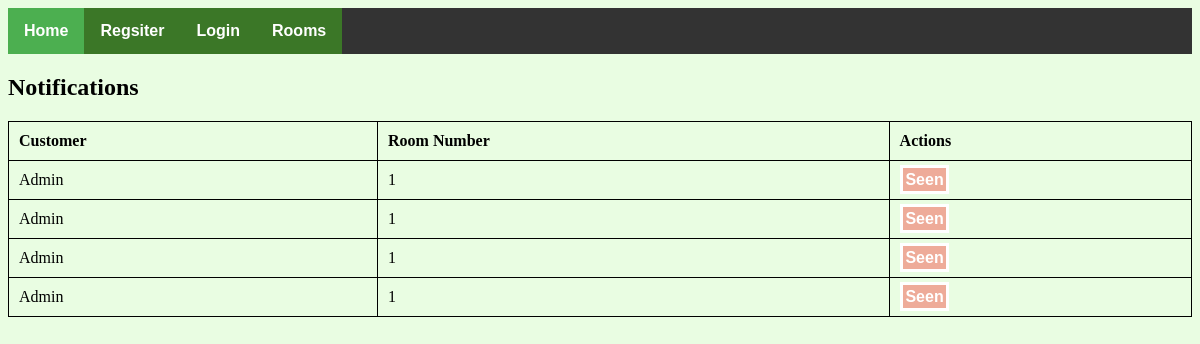
The app's page /pages/notification.php, older data.
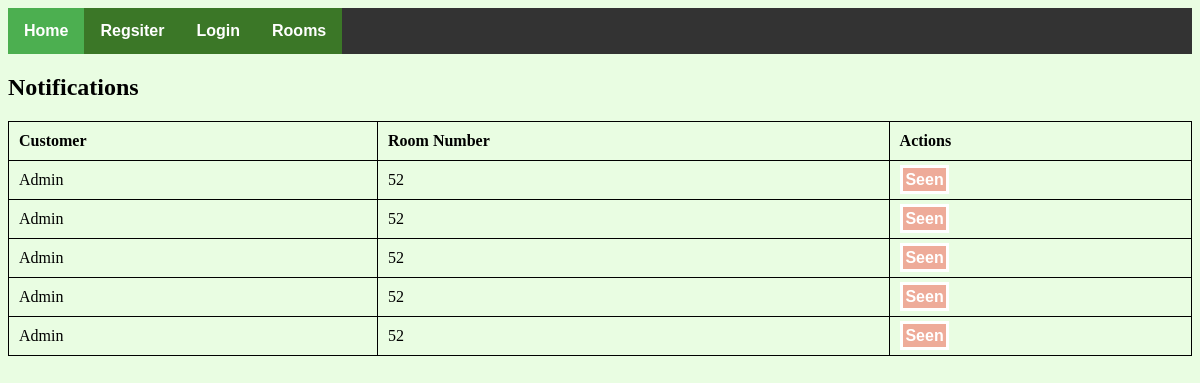
The same page, newer data.
### tables this page shows
CREATE TABLE `notifications` (
  `id` int(11) NOT NULL,
  `customer` varchar(255) NOT NULL,
  `room` int(11) NOT NULL,
  `seen` tinyint(4) NOT NULL DEFAULT '0'
);

### pages/notification.php (the view, shortened to what this page needs)
<!DOCTYPE html>
<html>
<head>
  <link rel="stylesheet" type="text/css" href="../css/fontawesome-all.min.css">
  <link rel="stylesheet" type="text/css" href="../css/style.css">
</head>
<body>
	<?php
    	include('config.php');
  	?>
  <ul>
    <li><a href="../index.php" class="active">Home</a></li>
    <li><a href="register.php">Regsiter</a></li>
    <?php if (isset($_SESSION['login'])) { ?>
      <li><a href="reservations.php">Reservations</a></li>
      <li><a href="logout.php">Logout</a></li>
      <?php if (isset($_SESSION['is_admin']) && ($_SESSION['is_admin'] == "1")) { ?>
        <li><a href="admin.php">Admin</a></li>
        <?php
          $sql = "SELECT * FROM notifications WHERE seen = 0";
          $result = mysqli_query($connection, $sql);
        ?>
        <li style="float:right;"><a href="notification.php"><i class="fas fa-bell"></i> <?=  $result->num_rows > 0 ? $result->num_rows : "" ?>
          </a></li>
      <?php } ?>
    <?php } else { ?>
      <li><a href="login.php">Login</a></li>
    <?php } ?>
      <li><a href="rooms.php">Rooms</a></li>
  </ul>
  <h2>Notifications</h2>
  <table style="width:100%">
  <tr>
    <th>Customer</th>
    <th>Room Number</th>
    <th>Actions</th>
  </tr>
  <?php
    $sql = "SELECT * FROM notifications WHERE seen = 0";
    $notifications = mysqli_query($connection, $sql);
    if ($notifications->num_rows > 0) {
      while ($row = mysqli_fetch_assoc($notifications)) {
         echo "<tr>";
          echo "<td>".$row['customer']."</td>";
          echo "<td>".$row['room']."</td>";
          echo "<td><a href='seen.php?id=".$row['id']."' class='delete'>Seen</a></td>";
         echo "</tr>";
      }
    }
  ?>
</table>
</body>
</html>

Row changes from the older to the newer data that the page shows:
no longer on this page (row edited): notifications: customer "Admin", room "1"
no longer on this page (row edited): notifications: customer "Admin", room "1"
no longer on this page (row edited): notifications: customer "Admin", room "1"
no longer on this page (row edited): notifications: customer "Admin", room "1"
added notifications: customer "Admin", room "52"
added notifications: customer "Admin", room "52"
added notifications: customer "Admin", room "52"
added notifications: customer "Admin", room "52"
added notifications: customer "Admin", room "52"
